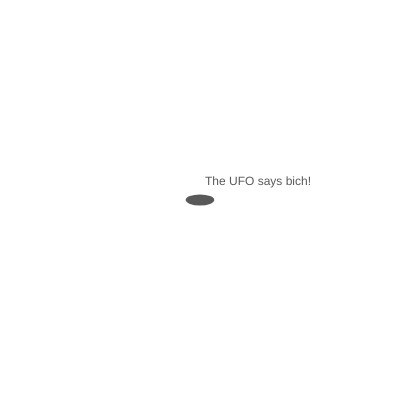
Frame 1 (no input)
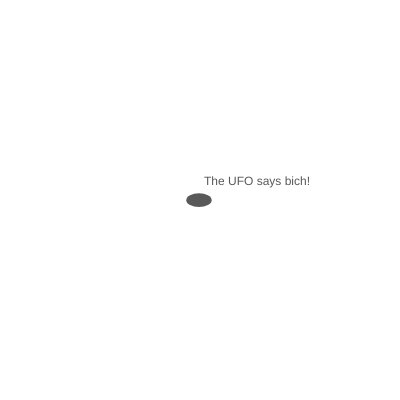
Frame 60 (no input)
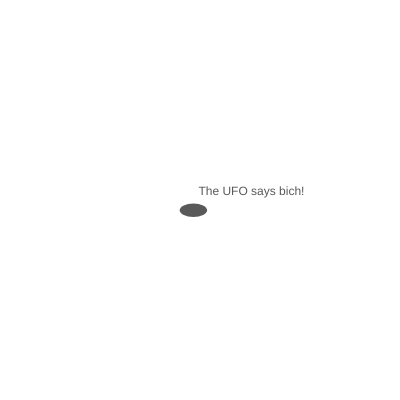
Frame 120 (the mouse pressed at the canvas centre since frame 60)

The p5.js sketch that drew these frames (run headless with seeded random() and noise() and a simulated clock; from frame 60 on, the mouse is pressed at the canvas centre):

// p5.js sketch
// ── sketch.js


// Simple OOP1 example with a UFO
// let myUfo1 = global variable; try to define in setup or draw instead
let myUfo1;

function setup() {
  createCanvas(400,400);
  // Parameters go inside the parentheses when the object is constructed.
  let col = color(20,180);
  myUfo1 = new UFO(col,width/2,height/2," bich!");
}

function draw() {
  background(255);
  myUfo1.drift();
  // myUfo1.randomrect(100);
}

// The class defination is the template in which we can make different
// copies or many objects.
class UFO {
  // class variables that are unique to each instance of a class.
   c;
   xpos;
   ypos;
   orifice;

  // The Constructor is like setup and helps defines the details of the object
  // all the arguments in the constructor are defined again with "this.__"
  constructor( tempC,  tempXpos,  tempYpos,  oa) {
    // tempC, tempXpos, etc. are the argument vars that pass data to the class vars
    this.c = tempC;
    this.xpos = tempXpos;
    this.ypos = tempYpos;
    this.orifice =  "The UFO says" + oa;

  }

  // functions inside of Classes are called methods
  // This one is designed to go in the draw loop and is called repeatly
   drift() {
    //stroke(0);
    noStroke();
    fill(this.c);
    rectMode(CENTER);
    ellipse(this.xpos,this.ypos,random(15,20) +10,random(10,15));
    ellipse(this.pos,this.ypos+6,random(4,8) +10,random(2,4));
    text( this.orifice,this.xpos+5,this.ypos -15);
    this.xpos += random(-1,1);
    this.ypos += random(-1,1);
  }

// in this example, rc = LOCAL var; is called only within this function, vs. GLOBAL
// ...variables that are called before setup and is applied everywhere
// randomrect() {
//   let rc = color(random(200));
//   fill(rc);
//   rect(0,0,20,20);
// }

}

// ── sketch-demo.js
let c1, c2;

function setup() {
  createCanvas(500, 500);
  background(20);
  fill(255);

let c = color(255,0,0);
  c1 = new Car(0, 100, c);
  c = color(255,200,0);
  c2 = new Car(0, 100, c);
}


function draw() {
  // ellipse(width/2, height/2, 50, 50);

  c1.drive();
}

// a template or factory
// if in class, don't have to type "function"; its implied
class Car {

// cx and cy works only in class Car; like local variables
  cx;
  cy;
  k;
  speedX;

// define the colors
// define the direction and speed

// constructor = triggers setup for an object
// lx, ly = local variables; will only work within constructor
constructor(lx, ly, lk) {
  this.cx = lx;
  this.cy = ly;
  this.k = lk;
  this.speedX = random(1,4);
// shows only in console log in browser
  console.log("this is car #" + random(100,200));

}

// defines, but will not appear unless placed within constructor
drive () {

  fill(this.k);
  rect(this.cx, this.cy, 50, 30, 5);

  this.cx += this.speedX;


}


}
